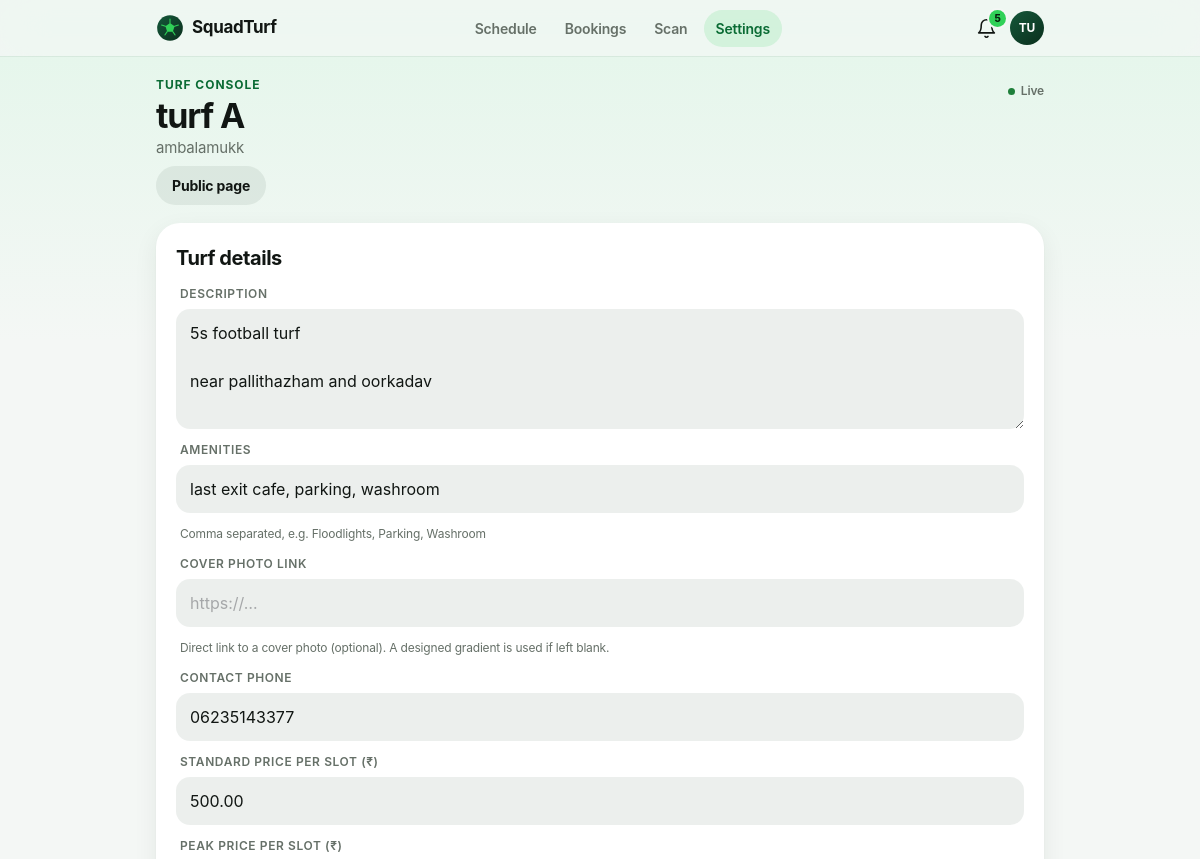
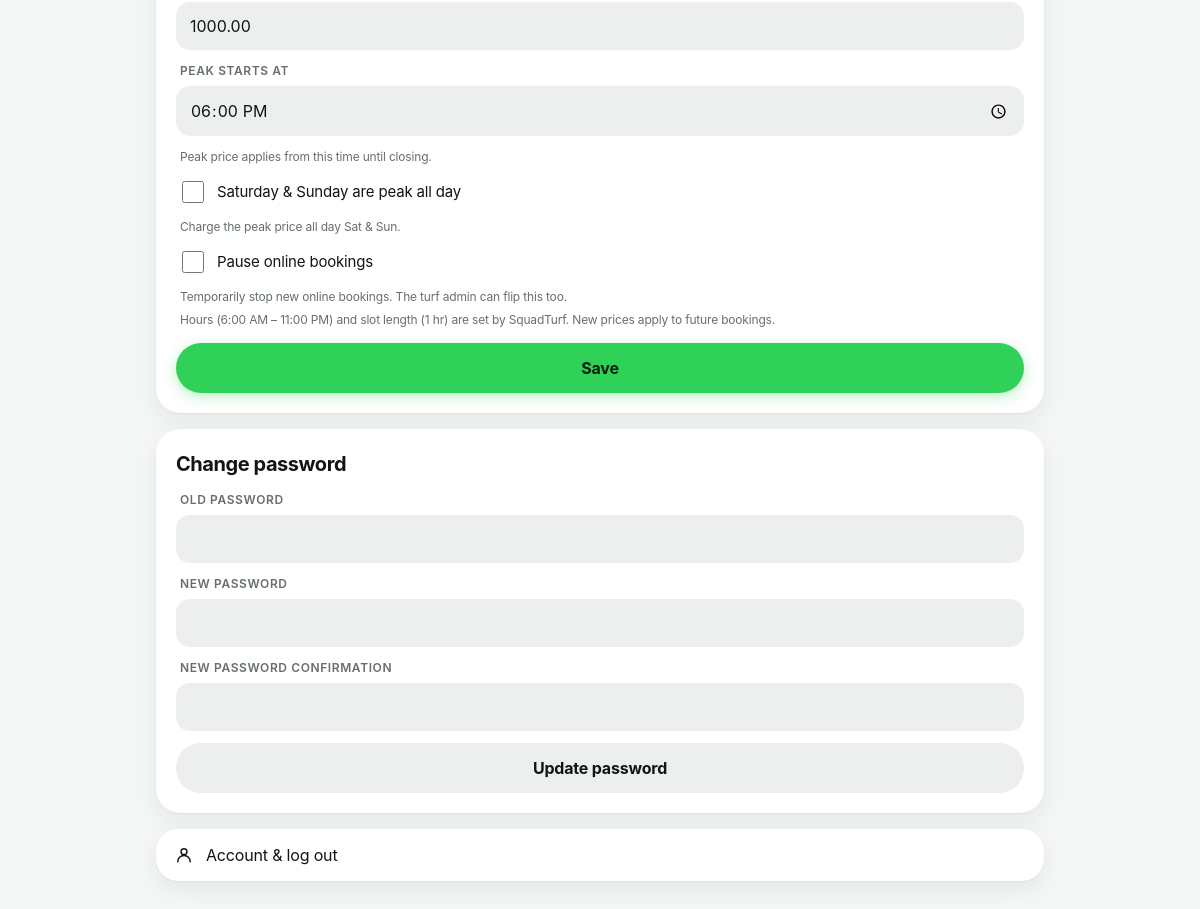
The page /manage/turf-a/settings/ (signed in) on the database its author committed (2 pictures, top to bottom).
### core/models.py (models this page shows, shortened)
class Profile(models.Model):
    user = models.OneToOneField(
        settings.AUTH_USER_MODEL, on_delete=models.CASCADE, related_name='profile'
    )
    phone = models.CharField(max_length=15, unique=True)
    is_available_for_alerts = models.BooleanField(default=True)
    created_at = models.DateTimeField(auto_now_add=True)
    @property
    def display_name(self):
        return self.user.first_name or self.user.username
    def initials(self):
        name = self.display_name.strip()
        parts = [p for p in name.split(' ') if p]
        if not parts:
            return '?'
        if len(parts) == 1:
            return parts[0][:2].upper()
        return (parts[0][0] + parts[-1][0]).upper()

class Turf(models.Model):
    name = models.CharField(max_length=120)
    location_name = models.CharField(max_length=200)
    slug = models.SlugField(
        unique=True,
        help_text="Used in the QR landing URL, e.g. /t/arena-malaparamba/",
    )
    is_active = models.BooleanField(default=True)
    created_at = models.DateTimeField(auto_now_add=True)
    SLOT_LENGTH_CHOICES = [
        (30, '30 minutes'), (60, '1 hour'), (90, '90 minutes'), (120, '2 hours'),
    ]
    booking_enabled = models.BooleanField(
        default=False,
        help_text="Master switch. Turn on once the turf is onboarded and its details are filled in "
                  "— only then does it appear under Book a turf.",
    )
    bookings_paused = models.BooleanField(
        default=False,
        help_text="Temporarily stop new online bookings. The turf admin can flip this too.",
    )
    description = models.TextField(blank=True)
    address = models.CharField(max_length=255, blank=True)
    map_url = models.URLField(blank=True, help_text="Google Maps link (optional) — used for Directions.")
    cover_image_url = models.URLField(
        max_length=500, blank=True,
        help_text="Direct link to a cover photo (optional). A designed gradient is used if left blank.",
    )
    sports = models.CharField(max_length=200, blank=True, help_text="Comma separated, e.g. Football, Cricket")
    amenities = models.CharField(
        max_length=300, blank=True, help_text="Comma separated, e.g. Floodlights, Parking, Washroom"
    )
    pitch_info = models.CharField(max_length=120, blank=True, help_text="e.g. Artificial turf · 5v5 / 7v7")
    contact_phone = models.CharField(max_length=15, blank=True)
    opens_at = models.TimeField(default=time(6, 0))
    closes_at = models.TimeField(
        default=time(23, 0), help_text="Use 12:00 AM (midnight) to run until the end of the day."
    )
    slot_minutes = models.PositiveSmallIntegerField(default=60, choices=SLOT_LENGTH_CHOICES)
    max_slots_per_booking = models.PositiveSmallIntegerField(
        default=4, validators=[MinValueValidator(1), MaxValueValidator(8)]
    )
    advance_days = models.PositiveSmallIntegerField(
        default=14, validators=[MinValueValidator(1), MaxValueValidator(60)],
        help_text="How many days ahead players can book.",
    )
    cancel_before_hours = models.PositiveSmallIntegerField(
        default=4, validators=[MaxValueValidator(72)],
        help_text="Players can cancel for free until this many hours before the start.",
    )
    price_per_slot = models.DecimalField(max_digits=8, decimal_places=2, default=0)
    peak_price_per_slot = models.DecimalField(max_digits=8, decimal_places=2, null=True, blank=True)
    peak_starts_at = models.TimeField(
        null=True, blank=True, help_text="Peak price applies from this time until closing."
    )
    weekend_is_peak = models.BooleanField(default=False, help_text="Charge the peak price all day Sat & Sun.")
    class Meta:
        ordering = ['name']

### core/booking_views.py (the view, shortened to what this page needs)
# urls.py: path('manage/<slug:slug>/settings/', v.manage_settings, name='manage_settings'),
@console_view
def manage_settings(request, turf):
    form = TurfSettingsForm(instance=turf)
    pw_form = PasswordChangeForm(request.user)
    for f in pw_form.fields.values():
        f.widget.attrs['class'] = 'st-input'
        f.help_text = ''
    return render(request, 'core/booking/manage_settings.html', {
        'turf': turf, 'tab': 'settings', 'form': form, 'pw_form': pw_form,
    })

### core/booking_logic.py (called while the page is built)
def managed_turfs(user):
    if not user.is_authenticated:
        return []
    cached = getattr(user, '_managed_turfs', None)
    if cached is None:
        cached = [
            link.turf for link in TurfManager.objects.filter(user=user).select_related('turf')
            if link.turf.is_active
        ]
        user._managed_turfs = cached
    return cached

def can_manage(user, turf):
    if not user.is_authenticated:
        return False
    if user.is_superuser:
        return True
    return TurfManager.objects.filter(user=user, turf=turf).exists()

### core/booking_views.py (called while the page is built)
def console_view(view):
    @wraps(view)
    @login_required
    def wrapper(request, slug, *args, **kwargs):
        turf = get_object_or_404(Turf, slug=slug, is_active=True)
        if not bl.can_manage(request.user, turf):
            raise PermissionDenied
        return view(request, turf, *args, **kwargs)
    return wrapper

### core/context_processors.py (called while the page is built)
def unread_notifications(request):
    user = request.user
    if not user.is_authenticated:
        return {}
    return {
        'unread_notification_count': active_for(user).filter(is_read=False).count(),
        'has_push_subscription': PushSubscription.objects.filter(user=user).exists(),
    }

def turf_admin_context(request):
    if not request.user.is_authenticated:
        return {}
    turfs = bl.managed_turfs(request.user)
    return {'is_turf_admin': bool(turfs), 'managed_turfs': turfs}

### core/notifications.py (called while the page is built)
def cutoff():
    return timezone.now() - NOTIFICATION_TTL

def active_for(user):
    return Notification.objects.filter(recipient=user, created_at__gte=cutoff())

### core/templatetags/booking_tags.py (called while the page is built)
@register.filter
def bk_mins(minutes):
    h, m = divmod(int(minutes), 60)
    return f"{h} hr {m} min" if h and m else (f"{h} hr" if h else f"{m} min")

@register.filter
def bk_clock(t):
    return t.strftime('%I:%M %p').lstrip('0') if t else ''

### core/templatetags/core_extras.py (called while the page is built)
@register.simple_tag(takes_context=True)
def active(context, *names):
    match = getattr(context.get('request'), 'resolver_match', None)
    return 'is-active' if match and match.url_name in names else ''

### core/templates/core/booking/manage_settings.html (shortened to what this page needs)
{% extends 'core/base.html' %}
{% load booking_tags %}
{% block content %}
<div class="st">
  {% include 'core/booking/_manage_head.html' %}
  <form method="post" class="st-form-card" style="margin-top:18px">
    <h2 class="st-h2">Turf details</h2>
    {% for f in form %}
      {% if f.field.widget.input_type == 'checkbox' %}<label class="st-check">{{ f }} {{ f.label }}</label>
      {% else %}<label class="st-field"><span>{{ f.label }}</span>{{ f }}</label>{% endif %}
      {% if f.help_text %}<p class="st-help">{{ f.help_text }}</p>{% endif %}
    {% endfor %}
    <p class="st-help">Hours ({{ turf.opens_at|bk_clock }} – {% if turf.closes_at.hour == 0 and turf.closes_at.minute == 0 %}12:00 AM{% else %}{{ turf.closes_at|bk_clock }}{% endif %}) and slot length ({{ turf.slot_minutes|bk_mins }}) are set by SquadTurf. New prices apply to future bookings.</p>
    <button class="st-btn st-btn-block" type="submit" style="margin-top:14px">Save</button>
  </form>
  <form method="post" class="st-form-card" style="margin-top:16px">
    <h2 class="st-h2">Change password</h2>
    {% for f in pw_form %}<label class="st-field"><span>{{ f.label }}</span>{{ f }}</label>{% for e in f.errors %}<p class="st-err">{{ e }}</p>{% endfor %}{% endfor %}
    <button class="st-btn st-btn-soft st-btn-block" type="submit">Update password</button>
  </form>
  <div class="st-action-list" style="max-width:none;margin-top:16px">
    <a class="st-action" href="{% url 'profile' %}"><svg><use href="#i-user"/></svg><span>Account &amp; log out</span></a>
  </div>
  <div class="st-spacer"></div>
</div>
{% endblock %}

### core/templates/core/base.html (shortened to what this page needs)
{% load static core_extras %}<!DOCTYPE html>
<html lang="en">
<head>
<link rel="stylesheet" href="{% static 'core/css/app.css' %}">
</head>
<body class="{% if user.is_authenticated %}has-tabs{% endif %}"{% if user.is_authenticated %} data-live{% endif %}>
<header class="st-nav">
  <div class="st-nav-in">
    <a class="st-brand" href="{% if is_turf_admin %}{% url 'manage_home' %}{% else %}{% url 'home' %}{% endif %}" aria-label="SquadTurf home">
      SquadTurf
    </a>
    {% if user.is_authenticated %}
    <nav class="st-links" aria-label="Main">
      {% if is_turf_admin %}
        <a class="{% active 'manage_schedule' 'manage_home' %}" href="{% url 'manage_schedule' managed_turfs.0.slug %}">Schedule</a>
        <a class="{% active 'manage_bookings' %}" href="{% url 'manage_bookings' managed_turfs.0.slug %}">Bookings</a>
        <a class="{% active 'manage_scan' %}" href="{% url 'manage_scan' managed_turfs.0.slug %}">Scan</a>
        <a class="{% active 'manage_settings' %}" href="{% url 'manage_settings' managed_turfs.0.slug %}">Settings</a>
      {% endif %}
    </nav>
    <div class="st-nav-end">
      <a class="st-icon-btn" href="{% url 'notification_list' %}" aria-label="Notifications">
        <svg><use href="#i-bell"/></svg>
        <span class="st-badge" data-notif-badge {% if not unread_notification_count %}hidden{% endif %}>{{ unread_notification_count }}</span>
      </a>
      <a class="st-avatar-btn" href="{% url 'profile' %}" aria-label="Profile">{{ user.profile.initials }}</a>
    </div>
    {% else %}
    <div class="st-nav-end">
      <a class="st-btn st-btn-soft st-btn-sm" href="{% url 'login' %}">Log in</a>
      <a class="st-btn st-btn-sm" href="{% url 'signup' %}">Sign up</a>
    </div>
    {% endif %}
  </div>
</header>
<main>
  <div class="st-wrap">
    {% block content %}{% endblock %}
  </div>
</main>
</body>
</html>

### core/templates/core/booking/_manage_head.html (shortened to what this page needs)
{% load booking_tags core_extras %}
<div class="st-row" style="align-items:flex-start">
  <div>
    <p class="st-eyebrow">Turf console</p>
    <h1 class="st-title" style="font-size:clamp(26px,5vw,34px)">{{ turf.name }}</h1>
    <p class="st-sub" style="margin-top:2px">{{ turf.location_name }}</p>
  </div>
  <span class="st-live" style="margin-top:6px"><i></i><span id="st-live-time">Live</span></span>
</div>
<div class="st-actions" style="margin-top:8px">
  <a class="st-btn st-btn-soft st-btn-sm" href="{% url 'book_turf' turf.slug %}">Public page</a>
</div>

### rows shown on the page
Turf: name "turf A", location_name "ambalamukk", form "5s football turf near pallithazham and oorkadav" "last exit cafe, parking, washroom" "06235143377" "500.00" "1000.00" "18:00", opens_at|bk_clock "6:00 AM", closes_at|bk_clock "11:00 PM", slot_minutes|bk_mins "1 hr"

### other values the page prints
{{ unread_notification_count }} "5"
{{ user.profile.initials }} "TU"
{{ f.label }} "DESCRIPTION" "AMENITIES" "COVER PHOTO LINK" "CONTACT PHONE" "STANDARD PRICE PER SLOT (₹)" "PEAK PRICE PER SLOT (₹)" "PEAK STARTS AT"
{{ f.help_text }} "Comma separated, e.g. Floodlights, Parking, Washroom" "Direct link to a cover photo (optional). A designed gradient is used if left blank." "Peak price applies from this time until closing." "Charge the peak price all day Sat & Sun." "Temporarily stop new online bookings. The turf admin can flip this too."
{{ f.label }} "Saturday & Sunday are peak all day" "Pause online bookings"
{{ f.label }} "OLD PASSWORD" "NEW PASSWORD" "NEW PASSWORD CONFIRMATION"
